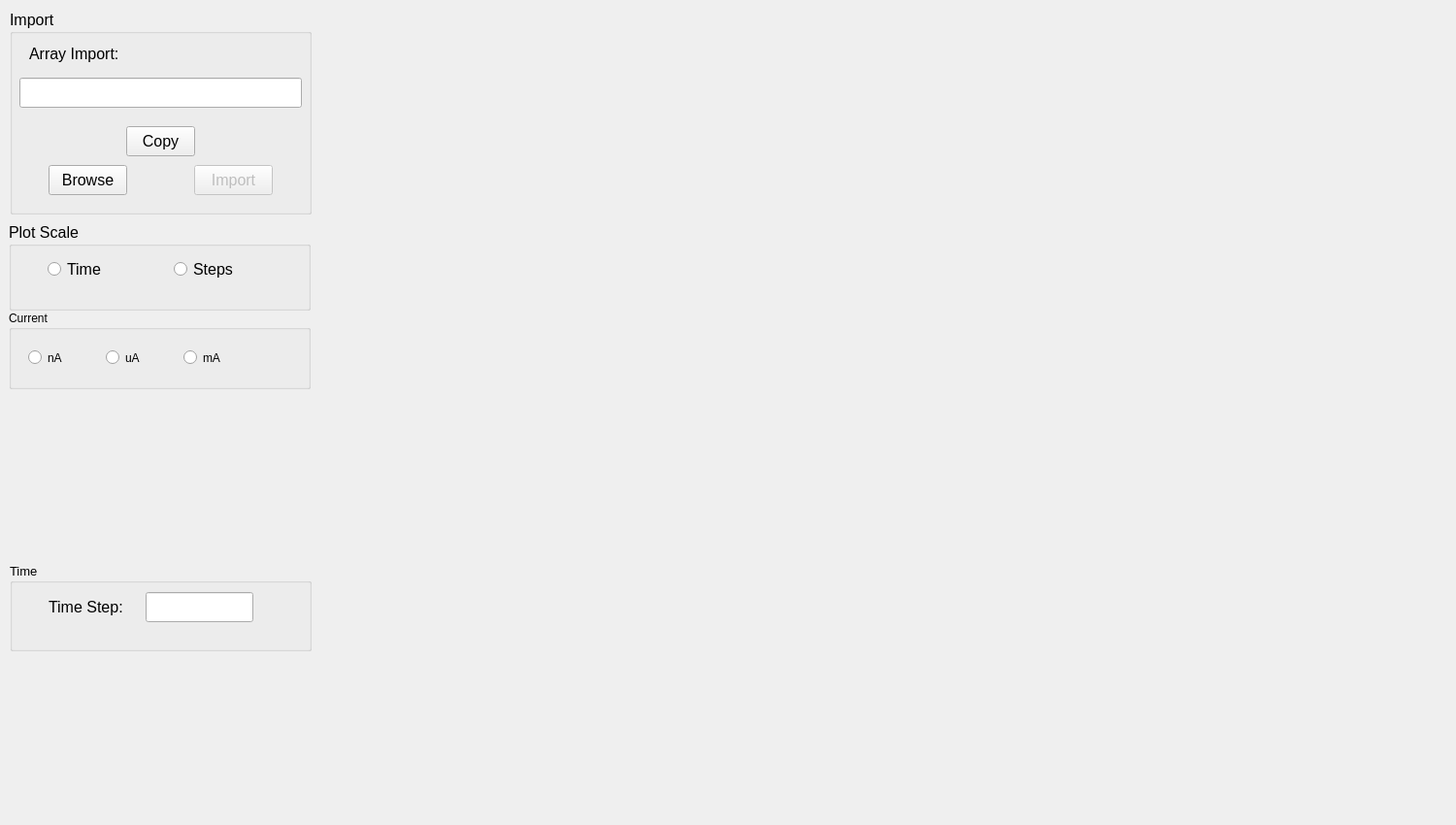
              <widget class="QWidget" name="tab_16">
               <attribute name="title">
                <string>Imported Plot</string>
               </attribute>
               <widget class="QWidget" name="widget_import_ay" native="true">
                <property name="geometry">
                 <rect>
                  <x>320</x>
                  <y>0</y>
                  <width>1171</width>
                  <height>841</height>
                 </rect>
                </property>
                <widget class="MatplotlibWidget" name="mplwidget_import_ay">
                 <property name="geometry">
                  <rect>
                   <x>510</x>
                   <y>280</y>
                   <width>16</width>
                   <height>16</height>
                  </rect>
                 </property>
                </widget>
               </widget>
               <widget class="QGroupBox" name="groupBox_import_ay">
                <property name="geometry">
                 <rect>
                  <x>10</x>
                  <y>10</y>
                  <width>311</width>
                  <height>211</height>
                 </rect>
                </property>
                <property name="font">
                 <font>
                  <pointsize>12</pointsize>
                 </font>
                </property>
                <property name="title">
                 <string>Import</string>
                </property>
                <widget class="QLineEdit" name="lineEdit_directory_ay">
                 <property name="geometry">
                  <rect>
                   <x>10</x>
                   <y>70</y>
                   <width>291</width>
                   <height>31</height>
                  </rect>
                 </property>
                 <property name="font">
                  <font>
                   <pointsize>12</pointsize>
                  </font>
                 </property>
                </widget>
                <widget class="QLabel" name="lable_import_ay">
                 <property name="geometry">
                  <rect>
                   <x>20</x>
                   <y>30</y>
                   <width>111</width>
                   <height>31</height>
                  </rect>
                 </property>
                 <property name="font">
                  <font>
                   <pointsize>12</pointsize>
                  </font>
                 </property>
                 <property name="text">
                  <string>Array Import:</string>
                 </property>
                </widget>
                <widget class="QPushButton" name="pushButton_browse_ay">
                 <property name="geometry">
                  <rect>
                   <x>40</x>
                   <y>160</y>
                   <width>81</width>
                   <height>31</height>
                  </rect>
                 </property>
                 <property name="font">
                  <font>
                   <pointsize>12</pointsize>
                  </font>
                 </property>
                 <property name="text">
                  <string>Browse</string>
                 </property>
                </widget>
                <widget class="QPushButton" name="pushButton_import_ay">
                 <property name="enabled">
                  <bool>false</bool>
                 </property>
                 <property name="geometry">
                  <rect>
                   <x>190</x>
                   <y>160</y>
                   <width>81</width>
                   <height>31</height>
                  </rect>
                 </property>
                 <property name="font">
                  <font>
                   <pointsize>12</pointsize>
                  </font>
                 </property>
                 <property name="text">
                  <string>Import</string>
                 </property>
                </widget>
                <widget class="QPushButton" name="pushButton_copy_ay">
                 <property name="enabled">
                  <bool>true</bool>
                 </property>
                 <property name="geometry">
                  <rect>
                   <x>120</x>
                   <y>120</y>
                   <width>71</width>
                   <height>31</height>
                  </rect>
                 </property>
                 <property name="font">
                  <font>
                   <pointsize>12</pointsize>
                  </font>
                 </property>
                 <property name="text">
                  <string>Copy</string>
                 </property>
                </widget>
               </widget>
               <widget class="QGroupBox" name="groupBox_4">
                <property name="geometry">
                 <rect>
                  <x>10</x>
                  <y>580</y>
                  <width>311</width>
                  <height>91</height>
                 </rect>
                </property>
                <property name="font">
                 <font>
                  <pointsize>10</pointsize>
                 </font>
                </property>
                <property name="title">
                 <string>Time</string>
                </property>
                <widget class="QLabel" name="timeStepValueLable">
                 <property name="geometry">
                  <rect>
                   <x>40</x>
                   <y>30</y>
                   <width>81</width>
                   <height>31</height>
                  </rect>
                 </property>
                 <property name="font">
                  <font>
                   <pointsize>12</pointsize>
                  </font>
                 </property>
                 <property name="layoutDirection">
                  <enum>Qt::LeftToRight</enum>
                 </property>
                 <property name="text">
                  <string>Time Step:</string>
                 </property>
                </widget>
                <widget class="QLineEdit" name="lineEditTimeStep">
                 <property name="geometry">
                  <rect>
                   <x>140</x>
                   <y>30</y>
                   <width>111</width>
                   <height>31</height>
                  </rect>
                 </property>
                 <property name="font">
                  <font>
                   <pointsize>12</pointsize>
                  </font>
                 </property>
                </widget>
               </widget>
               <widget class="QGroupBox" name="groupBox_3">
                <property name="geometry">
                 <rect>
                  <x>9</x>
                  <y>229</y>
                  <width>311</width>
                  <height>91</height>
                 </rect>
                </property>
                <property name="font">
                 <font>
                  <pointsize>12</pointsize>
                 </font>
                </property>
                <property name="title">
                 <string>Plot Scale</string>
                </property>
                <widget class="QRadioButton" name="radioButtonTimeScale">
                 <property name="geometry">
                  <rect>
                   <x>40</x>
                   <y>40</y>
                   <width>82</width>
                   <height>17</height>
                  </rect>
                 </property>
                 <property name="font">
                  <font>
                   <pointsize>12</pointsize>
                  </font>
                 </property>
                 <property name="text">
                  <string>Time</string>
                 </property>
                </widget>
                <widget class="QRadioButton" name="radioButtonStepScale">
                 <property name="geometry">
                  <rect>
                   <x>170</x>
                   <y>40</y>
                   <width>82</width>
                   <height>17</height>
                  </rect>
                 </property>
                 <property name="text">
                  <string>Steps</string>
                 </property>
                </widget>
               </widget>
               <widget class="QGroupBox" name="groupBox_5">
                <property name="geometry">
                 <rect>
                  <x>9</x>
                  <y>320</y>
                  <width>311</width>
                  <height>81</height>
                 </rect>
                </property>
                <property name="title">
                 <string>Current </string>
                </property>
                <widget class="QRadioButton" name="radioButtonCurrent_nA">
                 <property name="geometry">
                  <rect>
                   <x>20</x>
                   <y>40</y>
                   <width>82</width>
                   <height>17</height>
                  </rect>
                 </property>
                 <property name="text">
                  <string>nA</string>
                 </property>
                </widget>
                <widget class="QRadioButton" name="radioButtonCurrent_mA">
                 <property name="geometry">
                  <rect>
                   <x>180</x>
                   <y>40</y>
                   <width>82</width>
                   <height>17</height>
                  </rect>
                 </property>
                 <property name="text">
                  <string>mA</string>
                 </property>
                </widget>
                <widget class="QRadioButton" name="radioButtonCurrent_uA">
                 <property name="geometry">
                  <rect>
                   <x>100</x>
                   <y>40</y>
                   <width>82</width>
                   <height>17</height>
                  </rect>
                 </property>
                 <property name="text">
                  <string>uA</string>
                 </property>
                </widget>
               </widget>
              </widget>
